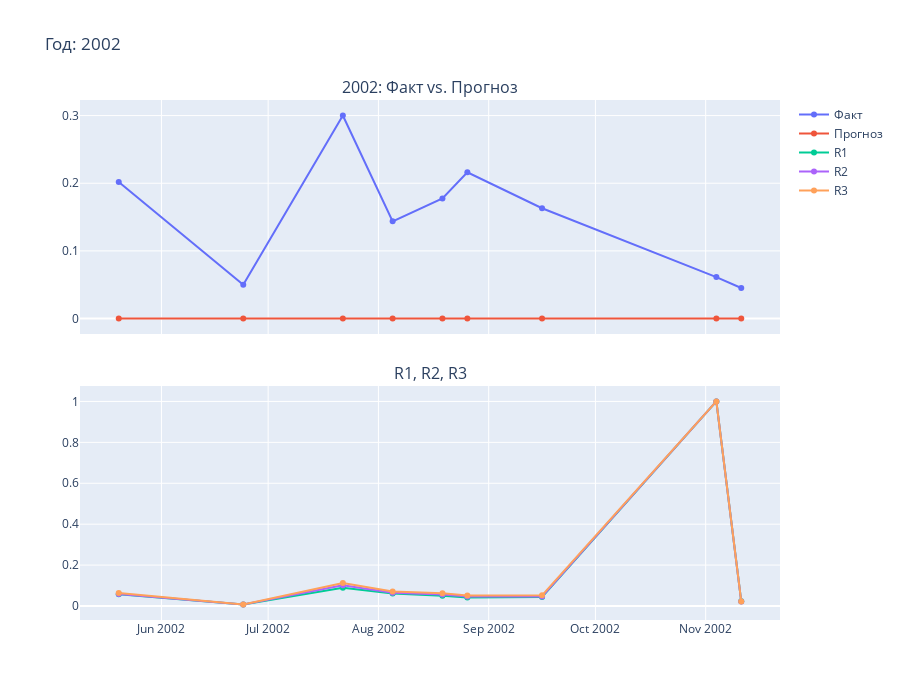
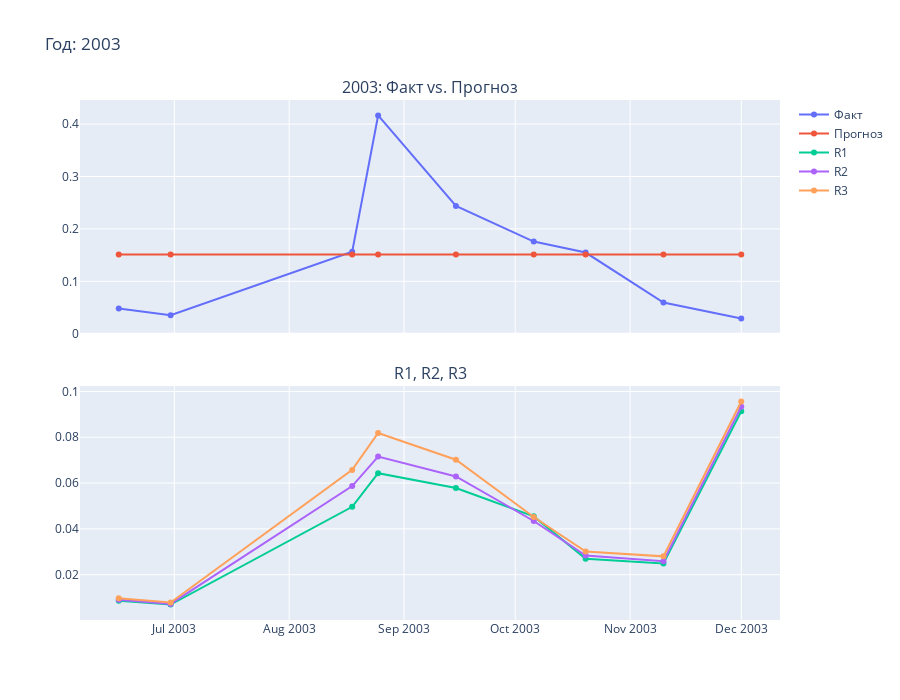
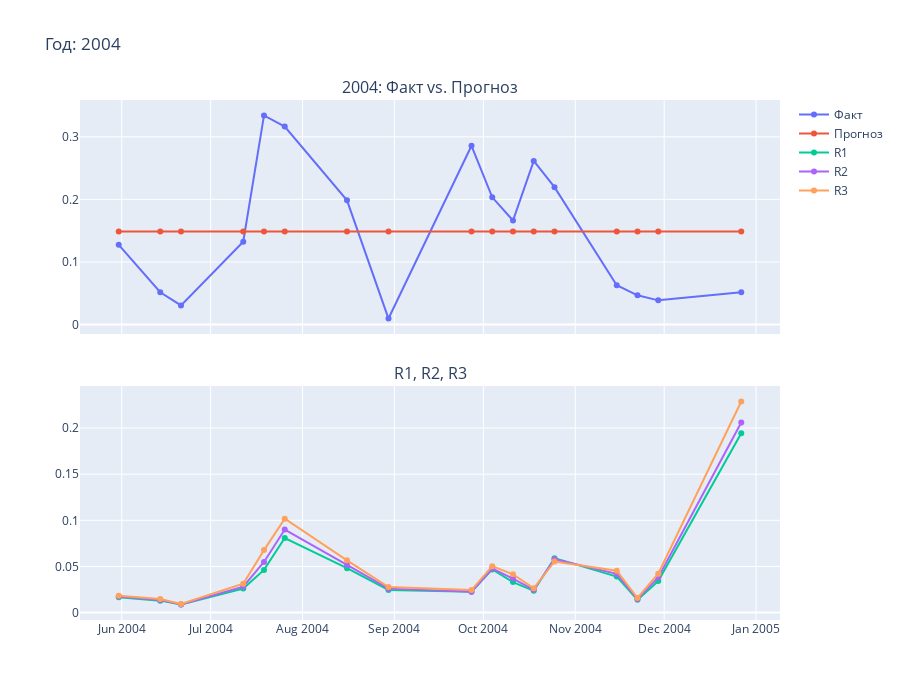
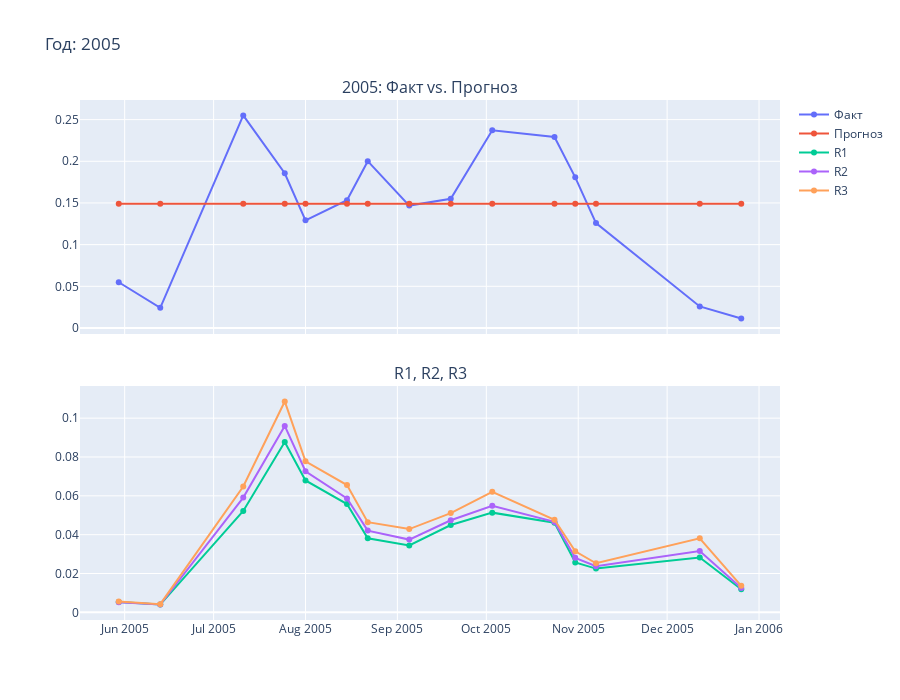

Notebook code for these charts, in order:
### Code cell
import pandas as pd
import numpy as np
import matplotlib.pyplot as plt
import plotly.graph_objects as go
from sklearn.ensemble import HistGradientBoostingRegressor
from sklearn.model_selection import TimeSeriesSplit
from sklearn.metrics import mean_squared_error, r2_score

# --- Загрузка данных (оставляем твою часть без изменений) ---
# Загрузка Y
y1_path = "C:/Users/fusb1/Desktop/После Рыбки/Y_глубины/Y1_(глубина_=_0).csv"
r1_path = "C:/Users/fusb1/Desktop/После Рыбки/R_хлорофилл_спутник/Sputnik_radius_3_daily_Mean_Chla.csv"
r2_path = "C:/Users/fusb1/Desktop/После Рыбки/R_хлорофилл_спутник/Sputnik_radius_4.5_daily_Mean_Chla.csv"
r3_path = "C:/Users/fusb1/Desktop/После Рыбки/R_хлорофилл_спутник/Sputnik_radius_6_daily_Mean_Chla.csv"

df_y = pd.read_csv(y1_path)
df_y.columns = ['date', 'chlorophyll']
df_y['date'] = pd.to_datetime(df_y['date'])
df_y['chlorophyll'] = df_y['chlorophyll'].astype(str).str.replace(r'[^0-9,\.]', '', regex=True).str.replace(',', '.')
df_y['chlorophyll'] = pd.to_numeric(df_y['chlorophyll'], errors='coerce')

def load_r(path, name):
    df = pd.read_csv(path)
    df = df[['date', 'chla_mean']]
    df = df.rename(columns={'chla_mean': name})
    df['date'] = pd.to_datetime(df['date'])
    return df

r1 = load_r(r1_path, 'R1')
r2 = load_r(r2_path, 'R2')
r3 = load_r(r3_path, 'R3')

r_all = r1.merge(r2, on='date').merge(r3, on='date')

# Нормализация R и Y
for col in ['R1', 'R2', 'R3']:
    p99 = r_all[col].quantile(0.99)
    r_all[col] = r_all[col].clip(upper=p99) / p99

p99_y = df_y['chlorophyll'].quantile(0.99)
df_y['chlorophyll'] = df_y['chlorophyll'].clip(upper=p99_y) / p99_y

# Группировка по неделям
r_all['week'] = r_all['date'].dt.to_period('W').apply(lambda r: r.start_time)
df_y['week'] = df_y['date'].dt.to_period('W').apply(lambda r: r.start_time)

r_weekly = r_all.groupby('week')[['R1', 'R2', 'R3']].mean().reset_index()
y_weekly = df_y.groupby('week')['chlorophyll'].mean().reset_index()

df_weekly = pd.merge(r_weekly, y_weekly, on='week', how='inner')

# --- Готовим данные для модели ---
X = df_weekly[['R1', 'R2', 'R3']].values
y = df_weekly['chlorophyll'].values
weeks = df_weekly['week'].values
years = pd.to_datetime(weeks).year

# Годы, которые нужно исключить из теста
bad_years = [2006, 2016, 2017, 2020]

# --- Накопительная кросс-валидация ---
y_pred = np.zeros_like(y)
model = HistGradientBoostingRegressor(random_state=42, max_iter=100)

for i in range(1, len(np.unique(years))):
    train_years = np.unique(years)[:i]
    test_year = np.unique(years)[i]

    if test_year in bad_years:
        continue  # пропускаем плохие года для теста

    train_idx = np.isin(years, train_years)
    test_idx = years == test_year

    model.fit(X[train_idx], y[train_idx])
    y_pred[test_idx] = model.predict(X[test_idx])

# --- Оценка качества ---
df_result = df_weekly[['week']].copy()
df_result['y_true'] = y
df_result['y_pred'] = y_pred
df_result['year'] = pd.to_datetime(df_result['week']).dt.year

# Исключаем плохие годы из подсчета метрик
df_eval = df_result[~df_result['year'].isin(bad_years)]

r2_by_year = df_eval.groupby('year').apply(lambda d: r2_score(d['y_true'], d['y_pred']))
mse_by_year = df_eval.groupby('year').apply(lambda d: mean_squared_error(d['y_true'], d['y_pred']))

print("\nR² по годам (без плохих лет):")
print(r2_by_year)
print("\nMSE по годам (без плохих лет):")
print(mse_by_year)

# --- График: предсказание vs. факт ---
plt.figure(figsize=(15, 5))
plt.plot(df_result['week'], df_result['y_true'], label='Факт', marker='o')
plt.plot(df_result['week'], df_result['y_pred'], label='Прогноз', marker='x')
plt.legend()
plt.grid()
plt.title('Факт vs. Прогноз по неделям')
plt.show()

# --- Графики: факт и предсказание + траектории R1, R2, R3 (Plotly) ---
import plotly.subplots as sp

for year in sorted(df_result['year'].unique()):
    if year in bad_years:
        continue

    df_year = df_result[df_result['year'] == year]
    df_features = df_weekly[df_weekly['week'].isin(df_year['week'])]

    fig = sp.make_subplots(rows=2, cols=1, shared_xaxes=True, vertical_spacing=0.1,
                           subplot_titles=(f'{year}: Факт vs. Прогноз', 'R1, R2, R3'))

    # График факта и прогноза
    fig.add_trace(go.Scatter(x=df_year['week'], y=df_year['y_true'], mode='lines+markers', name='Факт'), row=1, col=1)
    fig.add_trace(go.Scatter(x=df_year['week'], y=df_year['y_pred'], mode='lines+markers', name='Прогноз'), row=1, col=1)

    # График спутниковых R
    fig.add_trace(go.Scatter(x=df_features['week'], y=df_features['R1'], mode='lines+markers', name='R1'), row=2, col=1)
    fig.add_trace(go.Scatter(x=df_features['week'], y=df_features['R2'], mode='lines+markers', name='R2'), row=2, col=1)
    fig.add_trace(go.Scatter(x=df_features['week'], y=df_features['R3'], mode='lines+markers', name='R3'), row=2, col=1)

    fig.update_layout(height=700, title_text=f'Год: {year}', showlegend=True)
    fig.show()

# --- Итоговые метрики ---
mse = mean_squared_error(df_eval['y_true'], df_eval['y_pred'])
rmse = np.sqrt(mse)
r2 = r2_score(df_eval['y_true'], df_eval['y_pred'])

print(f"\nИтоговые метрики без плохих лет:")
print(f"MSE: {mse:.4f}")
print(f"RMSE: {rmse:.4f}")
print(f"R²: {r2:.4f}")

### Figure 1 — Plotly figure (JSON) as saved in the notebook; plotly's stock layout.template omitted (floating-point values rounded to 4 significant figures)
{"data": [{"mode": "lines+markers", "name": "Факт", "type": "scatter", "x": ["2002-05-20T00:00:00.000000000", "2002-06-24T00:00:00.000000000", "2002-07-22T00:00:00.000000000", "2002-08-05T00:00:00.000000000", "2002-08-19T00:00:00.000000000", "2002-08-26T00:00:00.000000000", "2002-09-16T00:00:00.000000000", "2002-11-04T00:00:00.000000000", "2002-11-11T00:00:00.000000000"], "xaxis": "x", "y": [0.2017, 0.05003, 0.3002, 0.1436, 0.1775, 0.2163, 0.163, 0.06133, 0.04519], "yaxis": "y"}, {"mode": "lines+markers", "name": "Прогноз", "type": "scatter", "x": ["2002-05-20T00:00:00.000000000", "2002-06-24T00:00:00.000000000", "2002-07-22T00:00:00.000000000", "2002-08-05T00:00:00.000000000", "2002-08-19T00:00:00.000000000", "2002-08-26T00:00:00.000000000", "2002-09-16T00:00:00.000000000", "2002-11-04T00:00:00.000000000", "2002-11-11T00:00:00.000000000"], "xaxis": "x", "y": [0.0, 0.0, 0.0, 0.0, 0.0, 0.0, 0.0, 0.0, 0.0], "yaxis": "y"}, {"mode": "lines+markers", "name": "R1", "type": "scatter", "x": ["2002-05-20T00:00:00.000000000", "2002-06-24T00:00:00.000000000", "2002-07-22T00:00:00.000000000", "2002-08-05T00:00:00.000000000", "2002-08-19T00:00:00.000000000", "2002-08-26T00:00:00.000000000", "2002-09-16T00:00:00.000000000", "2002-11-04T00:00:00.000000000", "2002-11-11T00:00:00.000000000"], "xaxis": "x2", "y": [0.05752, 0.007062, 0.08949, 0.06159, 0.04981, 0.04196, 0.04345, 1.0, 0.023], "yaxis": "y2"}, {"mode": "lines+markers", "name": "R2", "type": "scatter", "x": ["2002-05-20T00:00:00.000000000", "2002-06-24T00:00:00.000000000", "2002-07-22T00:00:00.000000000", "2002-08-05T00:00:00.000000000", "2002-08-19T00:00:00.000000000", "2002-08-26T00:00:00.000000000", "2002-09-16T00:00:00.000000000", "2002-11-04T00:00:00.000000000", "2002-11-11T00:00:00.000000000"], "xaxis": "x2", "y": [0.0591, 0.007149, 0.1018, 0.06486, 0.05588, 0.046, 0.04686, 1.0, 0.02167], "yaxis": "y2"}, {"mode": "lines+markers", "name": "R3", "type": "scatter", "x": ["2002-05-20T00:00:00.000000000", "2002-06-24T00:00:00.000000000", "2002-07-22T00:00:00.000000000", "2002-08-05T00:00:00.000000000", "2002-08-19T00:00:00.000000000", "2002-08-26T00:00:00.000000000", "2002-09-16T00:00:00.000000000", "2002-11-04T00:00:00.000000000", "2002-11-11T00:00:00.000000000"], "xaxis": "x2", "y": [0.06306, 0.007479, 0.1122, 0.07093, 0.06191, 0.05133, 0.05201, 1.0, 0.02208], "yaxis": "y2"}], "layout": {"annotations": [{"font": {"size": 16}, "showarrow": false, "text": "2002: Факт vs. Прогноз", "x": 0.5, "xanchor": "center", "xref": "paper", "y": 1, "yanchor": "bottom", "yref": "paper"}, {"font": {"size": 16}, "showarrow": false, "text": "R1, R2, R3", "x": 0.5, "xanchor": "center", "xref": "paper", "y": 0.45, "yanchor": "bottom", "yref": "paper"}], "height": 700, "showlegend": true, "title": {"text": "Год: 2002"}, "xaxis": {"anchor": "y", "domain": [0, 1], "matches": "x2", "showticklabels": false}, "xaxis2": {"anchor": "y2", "domain": [0, 1]}, "yaxis": {"anchor": "x", "domain": [0.55, 1]}, "yaxis2": {"anchor": "x2", "domain": [0, 0.45]}}}

### Figure 2 — Plotly figure (JSON) as saved in the notebook; plotly's stock layout.template omitted (floating-point values rounded to 4 significant figures)
{"data": [{"mode": "lines+markers", "name": "Факт", "type": "scatter", "x": ["2003-06-16T00:00:00.000000000", "2003-06-30T00:00:00.000000000", "2003-08-18T00:00:00.000000000", "2003-08-25T00:00:00.000000000", "2003-09-15T00:00:00.000000000", "2003-10-06T00:00:00.000000000", "2003-10-20T00:00:00.000000000", "2003-11-10T00:00:00.000000000", "2003-12-01T00:00:00.000000000"], "xaxis": "x", "y": [0.04842, 0.03551, 0.1566, 0.4164, 0.2437, 0.1759, 0.1549, 0.05972, 0.02905], "yaxis": "y"}, {"mode": "lines+markers", "name": "Прогноз", "type": "scatter", "x": ["2003-06-16T00:00:00.000000000", "2003-06-30T00:00:00.000000000", "2003-08-18T00:00:00.000000000", "2003-08-25T00:00:00.000000000", "2003-09-15T00:00:00.000000000", "2003-10-06T00:00:00.000000000", "2003-10-20T00:00:00.000000000", "2003-11-10T00:00:00.000000000", "2003-12-01T00:00:00.000000000"], "xaxis": "x", "y": [0.151, 0.151, 0.151, 0.151, 0.151, 0.151, 0.151, 0.151, 0.151], "yaxis": "y"}, {"mode": "lines+markers", "name": "R1", "type": "scatter", "x": ["2003-06-16T00:00:00.000000000", "2003-06-30T00:00:00.000000000", "2003-08-18T00:00:00.000000000", "2003-08-25T00:00:00.000000000", "2003-09-15T00:00:00.000000000", "2003-10-06T00:00:00.000000000", "2003-10-20T00:00:00.000000000", "2003-11-10T00:00:00.000000000", "2003-12-01T00:00:00.000000000"], "xaxis": "x2", "y": [0.008654, 0.006975, 0.04965, 0.06432, 0.05783, 0.04547, 0.02701, 0.02486, 0.09134], "yaxis": "y2"}, {"mode": "lines+markers", "name": "R2", "type": "scatter", "x": ["2003-06-16T00:00:00.000000000", "2003-06-30T00:00:00.000000000", "2003-08-18T00:00:00.000000000", "2003-08-25T00:00:00.000000000", "2003-09-15T00:00:00.000000000", "2003-10-06T00:00:00.000000000", "2003-10-20T00:00:00.000000000", "2003-11-10T00:00:00.000000000", "2003-12-01T00:00:00.000000000"], "xaxis": "x2", "y": [0.009034, 0.007242, 0.05868, 0.07157, 0.06288, 0.04345, 0.02839, 0.02585, 0.0933], "yaxis": "y2"}, {"mode": "lines+markers", "name": "R3", "type": "scatter", "x": ["2003-06-16T00:00:00.000000000", "2003-06-30T00:00:00.000000000", "2003-08-18T00:00:00.000000000", "2003-08-25T00:00:00.000000000", "2003-09-15T00:00:00.000000000", "2003-10-06T00:00:00.000000000", "2003-10-20T00:00:00.000000000", "2003-11-10T00:00:00.000000000", "2003-12-01T00:00:00.000000000"], "xaxis": "x2", "y": [0.009721, 0.007842, 0.06575, 0.08185, 0.0702, 0.04519, 0.03014, 0.028, 0.09563], "yaxis": "y2"}], "layout": {"annotations": [{"font": {"size": 16}, "showarrow": false, "text": "2003: Факт vs. Прогноз", "x": 0.5, "xanchor": "center", "xref": "paper", "y": 1, "yanchor": "bottom", "yref": "paper"}, {"font": {"size": 16}, "showarrow": false, "text": "R1, R2, R3", "x": 0.5, "xanchor": "center", "xref": "paper", "y": 0.45, "yanchor": "bottom", "yref": "paper"}], "height": 700, "showlegend": true, "title": {"text": "Год: 2003"}, "xaxis": {"anchor": "y", "domain": [0, 1], "matches": "x2", "showticklabels": false}, "xaxis2": {"anchor": "y2", "domain": [0, 1]}, "yaxis": {"anchor": "x", "domain": [0.55, 1]}, "yaxis2": {"anchor": "x2", "domain": [0, 0.45]}}}

### Figure 3 — Plotly figure (JSON) as saved in the notebook; plotly's stock layout.template omitted (floating-point values rounded to 4 significant figures)
{"data": [{"mode": "lines+markers", "name": "Факт", "type": "scatter", "x": ["2004-05-31T00:00:00.000000000", "2004-06-14T00:00:00.000000000", "2004-06-21T00:00:00.000000000", "2004-07-12T00:00:00.000000000", "2004-07-19T00:00:00.000000000", "2004-07-26T00:00:00.000000000", "2004-08-16T00:00:00.000000000", "2004-08-30T00:00:00.000000000", "2004-09-27T00:00:00.000000000", "2004-10-04T00:00:00.000000000", "2004-10-11T00:00:00.000000000", "2004-10-18T00:00:00.000000000", "2004-10-25T00:00:00.000000000", "2004-11-15T00:00:00.000000000", "2004-11-22T00:00:00.000000000", "2004-11-29T00:00:00.000000000", "2004-12-27T00:00:00.000000000"], "xaxis": "x", "y": [0.1275, 0.05165, 0.03066, 0.1323, 0.3341, 0.3163, 0.1985, 0.009684, 0.2857, 0.2034, 0.1662, 0.2615, 0.2195, 0.06294, 0.0468, 0.03873, 0.05165], "yaxis": "y"}, {"mode": "lines+markers", "name": "Прогноз", "type": "scatter", "x": ["2004-05-31T00:00:00.000000000", "2004-06-14T00:00:00.000000000", "2004-06-21T00:00:00.000000000", "2004-07-12T00:00:00.000000000", "2004-07-19T00:00:00.000000000", "2004-07-26T00:00:00.000000000", "2004-08-16T00:00:00.000000000", "2004-08-30T00:00:00.000000000", "2004-09-27T00:00:00.000000000", "2004-10-04T00:00:00.000000000", "2004-10-11T00:00:00.000000000", "2004-10-18T00:00:00.000000000", "2004-10-25T00:00:00.000000000", "2004-11-15T00:00:00.000000000", "2004-11-22T00:00:00.000000000", "2004-11-29T00:00:00.000000000", "2004-12-27T00:00:00.000000000"], "xaxis": "x", "y": [0.1488, 0.1488, 0.1488, 0.1488, 0.1488, 0.1488, 0.1488, 0.1488, 0.1488, 0.1488, 0.1488, 0.1488, 0.1488, 0.1488, 0.1488, 0.1488, 0.1488], "yaxis": "y"}, {"mode": "lines+markers", "name": "R1", "type": "scatter", "x": ["2004-05-31T00:00:00.000000000", "2004-06-14T00:00:00.000000000", "2004-06-21T00:00:00.000000000", "2004-07-12T00:00:00.000000000", "2004-07-19T00:00:00.000000000", "2004-07-26T00:00:00.000000000", "2004-08-16T00:00:00.000000000", "2004-08-30T00:00:00.000000000", "2004-09-27T00:00:00.000000000", "2004-10-04T00:00:00.000000000", "2004-10-11T00:00:00.000000000", "2004-10-18T00:00:00.000000000", "2004-10-25T00:00:00.000000000", "2004-11-15T00:00:00.000000000", "2004-11-22T00:00:00.000000000", "2004-11-29T00:00:00.000000000", "2004-12-27T00:00:00.000000000"], "xaxis": "x2", "y": [0.01672, 0.01293, 0.008695, 0.02607, 0.04628, 0.08078, 0.04813, 0.02448, 0.02245, 0.04675, 0.03308, 0.02354, 0.05901, 0.03901, 0.01384, 0.03412, 0.1944], "yaxis": "y2"}, {"mode": "lines+markers", "name": "R2", "type": "scatter", "x": ["2004-05-31T00:00:00.000000000", "2004-06-14T00:00:00.000000000", "2004-06-21T00:00:00.000000000", "2004-07-12T00:00:00.000000000", "2004-07-19T00:00:00.000000000", "2004-07-26T00:00:00.000000000", "2004-08-16T00:00:00.000000000", "2004-08-30T00:00:00.000000000", "2004-09-27T00:00:00.000000000", "2004-10-04T00:00:00.000000000", "2004-10-11T00:00:00.000000000", "2004-10-18T00:00:00.000000000", "2004-10-25T00:00:00.000000000", "2004-11-15T00:00:00.000000000", "2004-11-22T00:00:00.000000000", "2004-11-29T00:00:00.000000000", "2004-12-27T00:00:00.000000000"], "xaxis": "x2", "y": [0.01741, 0.01375, 0.008747, 0.02815, 0.05489, 0.08997, 0.05166, 0.02595, 0.02265, 0.04772, 0.03681, 0.0247, 0.0578, 0.04193, 0.01477, 0.03814, 0.206], "yaxis": "y2"}, {"mode": "lines+markers", "name": "R3", "type": "scatter", "x": ["2004-05-31T00:00:00.000000000", "2004-06-14T00:00:00.000000000", "2004-06-21T00:00:00.000000000", "2004-07-12T00:00:00.000000000", "2004-07-19T00:00:00.000000000", "2004-07-26T00:00:00.000000000", "2004-08-16T00:00:00.000000000", "2004-08-30T00:00:00.000000000", "2004-09-27T00:00:00.000000000", "2004-10-04T00:00:00.000000000", "2004-10-11T00:00:00.000000000", "2004-10-18T00:00:00.000000000", "2004-10-25T00:00:00.000000000", "2004-11-15T00:00:00.000000000", "2004-11-22T00:00:00.000000000", "2004-11-29T00:00:00.000000000", "2004-12-27T00:00:00.000000000"], "xaxis": "x2", "y": [0.01823, 0.01464, 0.009313, 0.03125, 0.0677, 0.1017, 0.05666, 0.02768, 0.02437, 0.05031, 0.04151, 0.02628, 0.05536, 0.04531, 0.01579, 0.04217, 0.2289], "yaxis": "y2"}], "layout": {"annotations": [{"font": {"size": 16}, "showarrow": false, "text": "2004: Факт vs. Прогноз", "x": 0.5, "xanchor": "center", "xref": "paper", "y": 1, "yanchor": "bottom", "yref": "paper"}, {"font": {"size": 16}, "showarrow": false, "text": "R1, R2, R3", "x": 0.5, "xanchor": "center", "xref": "paper", "y": 0.45, "yanchor": "bottom", "yref": "paper"}], "height": 700, "showlegend": true, "title": {"text": "Год: 2004"}, "xaxis": {"anchor": "y", "domain": [0, 1], "matches": "x2", "showticklabels": false}, "xaxis2": {"anchor": "y2", "domain": [0, 1]}, "yaxis": {"anchor": "x", "domain": [0.55, 1]}, "yaxis2": {"anchor": "x2", "domain": [0, 0.45]}}}

### Figure 4 — Plotly figure (JSON) as saved in the notebook; plotly's stock layout.template omitted (floating-point values rounded to 4 significant figures)
{"data": [{"mode": "lines+markers", "name": "Факт", "type": "scatter", "x": ["2005-05-30T00:00:00.000000000", "2005-06-13T00:00:00.000000000", "2005-07-11T00:00:00.000000000", "2005-07-25T00:00:00.000000000", "2005-08-01T00:00:00.000000000", "2005-08-15T00:00:00.000000000", "2005-08-22T00:00:00.000000000", "2005-09-05T00:00:00.000000000", "2005-09-19T00:00:00.000000000", "2005-10-03T00:00:00.000000000", "2005-10-24T00:00:00.000000000", "2005-10-31T00:00:00.000000000", "2005-11-07T00:00:00.000000000", "2005-12-12T00:00:00.000000000", "2005-12-26T00:00:00.000000000"], "xaxis": "x", "y": [0.05487, 0.02421, 0.255, 0.1856, 0.1291, 0.1533, 0.2001, 0.1469, 0.1549, 0.2372, 0.2292, 0.1808, 0.1259, 0.02582, 0.0113], "yaxis": "y"}, {"mode": "lines+markers", "name": "Прогноз", "type": "scatter", "x": ["2005-05-30T00:00:00.000000000", "2005-06-13T00:00:00.000000000", "2005-07-11T00:00:00.000000000", "2005-07-25T00:00:00.000000000", "2005-08-01T00:00:00.000000000", "2005-08-15T00:00:00.000000000", "2005-08-22T00:00:00.000000000", "2005-09-05T00:00:00.000000000", "2005-09-19T00:00:00.000000000", "2005-10-03T00:00:00.000000000", "2005-10-24T00:00:00.000000000", "2005-10-31T00:00:00.000000000", "2005-11-07T00:00:00.000000000", "2005-12-12T00:00:00.000000000", "2005-12-26T00:00:00.000000000"], "xaxis": "x", "y": [0.149, 0.149, 0.149, 0.149, 0.149, 0.149, 0.149, 0.149, 0.149, 0.149, 0.149, 0.149, 0.149, 0.149, 0.149], "yaxis": "y"}, {"mode": "lines+markers", "name": "R1", "type": "scatter", "x": ["2005-05-30T00:00:00.000000000", "2005-06-13T00:00:00.000000000", "2005-07-11T00:00:00.000000000", "2005-07-25T00:00:00.000000000", "2005-08-01T00:00:00.000000000", "2005-08-15T00:00:00.000000000", "2005-08-22T00:00:00.000000000", "2005-09-05T00:00:00.000000000", "2005-09-19T00:00:00.000000000", "2005-10-03T00:00:00.000000000", "2005-10-24T00:00:00.000000000", "2005-10-31T00:00:00.000000000", "2005-11-07T00:00:00.000000000", "2005-12-12T00:00:00.000000000", "2005-12-26T00:00:00.000000000"], "xaxis": "x2", "y": [0.005343, 0.004015, 0.05224, 0.08769, 0.06792, 0.05578, 0.03812, 0.03442, 0.04498, 0.05135, 0.04613, 0.02571, 0.02253, 0.02826, 0.01188], "yaxis": "y2"}, {"mode": "lines+markers", "name": "R2", "type": "scatter", "x": ["2005-05-30T00:00:00.000000000", "2005-06-13T00:00:00.000000000", "2005-07-11T00:00:00.000000000", "2005-07-25T00:00:00.000000000", "2005-08-01T00:00:00.000000000", "2005-08-15T00:00:00.000000000", "2005-08-22T00:00:00.000000000", "2005-09-05T00:00:00.000000000", "2005-09-19T00:00:00.000000000", "2005-10-03T00:00:00.000000000", "2005-10-24T00:00:00.000000000", "2005-10-31T00:00:00.000000000", "2005-11-07T00:00:00.000000000", "2005-12-12T00:00:00.000000000", "2005-12-26T00:00:00.000000000"], "xaxis": "x2", "y": [0.005252, 0.004043, 0.05909, 0.09602, 0.07266, 0.05862, 0.0421, 0.03746, 0.0474, 0.05487, 0.04659, 0.02807, 0.02376, 0.0316, 0.01259], "yaxis": "y2"}, {"mode": "lines+markers", "name": "R3", "type": "scatter", "x": ["2005-05-30T00:00:00.000000000", "2005-06-13T00:00:00.000000000", "2005-07-11T00:00:00.000000000", "2005-07-25T00:00:00.000000000", "2005-08-01T00:00:00.000000000", "2005-08-15T00:00:00.000000000", "2005-08-22T00:00:00.000000000", "2005-09-05T00:00:00.000000000", "2005-09-19T00:00:00.000000000", "2005-10-03T00:00:00.000000000", "2005-10-24T00:00:00.000000000", "2005-10-31T00:00:00.000000000", "2005-11-07T00:00:00.000000000", "2005-12-12T00:00:00.000000000", "2005-12-26T00:00:00.000000000"], "xaxis": "x2", "y": [0.005577, 0.004207, 0.06481, 0.1086, 0.07778, 0.06554, 0.04645, 0.04288, 0.0511, 0.06209, 0.0477, 0.03147, 0.02526, 0.03816, 0.01367], "yaxis": "y2"}], "layout": {"annotations": [{"font": {"size": 16}, "showarrow": false, "text": "2005: Факт vs. Прогноз", "x": 0.5, "xanchor": "center", "xref": "paper", "y": 1, "yanchor": "bottom", "yref": "paper"}, {"font": {"size": 16}, "showarrow": false, "text": "R1, R2, R3", "x": 0.5, "xanchor": "center", "xref": "paper", "y": 0.45, "yanchor": "bottom", "yref": "paper"}], "height": 700, "showlegend": true, "title": {"text": "Год: 2005"}, "xaxis": {"anchor": "y", "domain": [0, 1], "matches": "x2", "showticklabels": false}, "xaxis2": {"anchor": "y2", "domain": [0, 1]}, "yaxis": {"anchor": "x", "domain": [0.55, 1]}, "yaxis2": {"anchor": "x2", "domain": [0, 0.45]}}}
